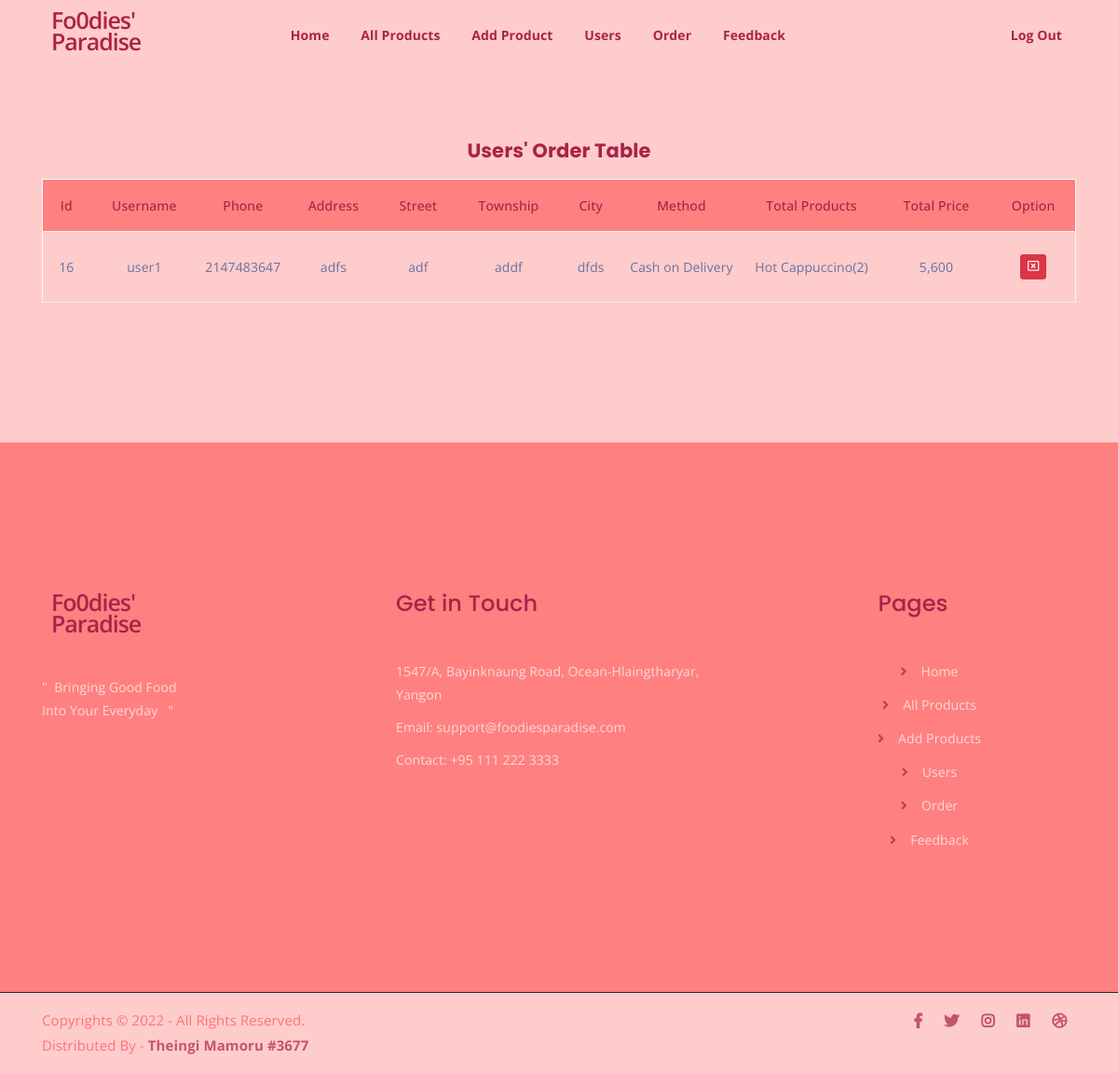
The page /admin/order.php (signed in) on the database its author committed.
### tables this page shows
CREATE TABLE IF NOT EXISTS `order` (
  `order_id` int(20) NOT NULL AUTO_INCREMENT,
  `username` varchar(50) NOT NULL,
  `phone` int(20) NOT NULL,
  `address` varchar(100) NOT NULL,
  `street` varchar(20) NOT NULL,
  `township` varchar(20) NOT NULL,
  `city` varchar(20) NOT NULL,
  `method` varchar(20) NOT NULL,
  `total_products` varchar(1000) NOT NULL,
  `total_price` int(20) NOT NULL,
  PRIMARY KEY (`order_id`)
);

### admin/order.php (the view, shortened to what this page needs)
<?php
	include('connection.php');
	include("header.php");
?>
	<div class="cart-section mt-150 mb-150">
		<div class="container">
			<div class="row">
				<div class="col-lg-12">
					<div class="cart-table-wrap">
                        <h4 align="center">Users' Order Table</h4>
						<table class="cart-table">
							<thead class="cart-table-head">
								<tr class="table-head-row">
                                    <th class="order-id">Id</th>
									<th class="order-username">Username</th>
									<th class="order-phone">Phone</th>
									<th class="order-address">Address</th>
									<th class="order-street">Street</th>
									<th class="order-township">Township</th>
									<th class="order-city">City</th>
									<th class="order-method">Method</th>
									<th class="total-products">Total Products</th>
									<th class="total-price">Total Price</th>
									<th>Option</th>
								</tr>
							</thead>
							<tbody>
								<?php
									$o_sel = mysqli_query($con, "SELECT * FROM `order`");
									while($o_arr = mysqli_fetch_array($o_sel)){
										echo '
											<tr class="table-body-row">
												<td class="order-id">'.$o_arr['order_id'].'</td>
												<td class="order-username">'.$o_arr['username'].'</td>
												<td class="order-phone">'.$o_arr['phone'].'</td>
												<td class="order-address">'.$o_arr['address'].'</td>
												<td class="order-street">'.$o_arr['street'].'</td>
												<td class="order-township">'.$o_arr['township'].'</td>
												<td class="order-city">'.$o_arr['city'].'</td>
												<td class="order-method">'.$o_arr['method'].'</td>
												<td class="total-products">'.$o_arr['total_products'].'</td>
												<td class="total_price">'.number_format($o_arr['total_price']).'</td>
												<td>
													<a href="order.php?del='.$o_arr['order_id'].'" class="btn btn-danger btn-sm my-1" name="del"><i class="far fa-window-close"></i></a>
												</td>
											</tr>
										 ';
									}
								?>
							</tbody>
						</table>
					</div>
				</div>
			</div>
		</div>
	</div>
<?php
	include("footer.php");
?>

### admin/assets/css/main.css (style rules this page uses)
html { font-size: 14px; font-weight: 400; line-height: 28px; height: 100%; }
body { font-family: "Open Sans", sans-serif; font-weight: 400; font-size: 1rem; letter-spacing: 0.1px; line-height: 1.8; color: #ab2247; overflow-x: hidden; }
a { cursor: pointer; text-decoration: none; -webkit-transition: all 0.2s ease-in-out; -o-transition: all 0.2s ease-in-out; transition: all 0.2s ease-in-out; }
h1, .h1, h2, .h2, h3, .h3, h4, .h4, h5, .h5, h6, .h6 { font-family: "Poppins", sans-serif; font-weight: 700; margin: 0 0 1.25rem 0; color: #ab2247; }
h4, .h4 { font-size: 1.5rem; font-weight: 700; line-height: 1.75rem; }
.mt-150 { margin-top: 150px; }
.mb-150 { margin-bottom: 150px; }
html, body { height: 100%; background-color: #ffcccc !important; }
table.cart-table { border: 1px solid #f9f9f9; width: 100%; }
thead { border-bottom: 1px solid #eee; }
tr.table-head-row th { background-color: #ff8080; padding: 15px; font-weight: 500; text-align: center; }
tr.table-head-row th:last-child { border-right: none; }
.cart-table-wrap tbody tr td { text-align: center; }
.cart-table-wrap tbody tr td { border-bottom: 1px solid #efefef; padding: 20px 0; color: #6872a0; }
thead.cart-table-head tr { background-color: #efefef; }

### rows shown on the page
order: order_id "16", username "user1", phone "2147483647", address "adfs", street "adf", township "addf", city "dfds", method "Cash on Delivery", total_products "Hot Cappuccino(2)", total_price "5,600"
